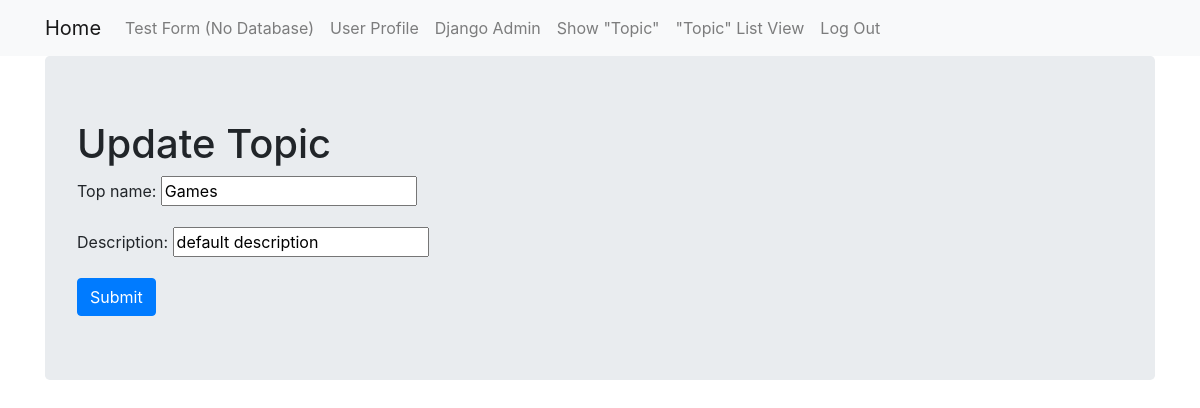
The page /forms_app/updatetopic/3/ (signed in) on the database as committed earlier.
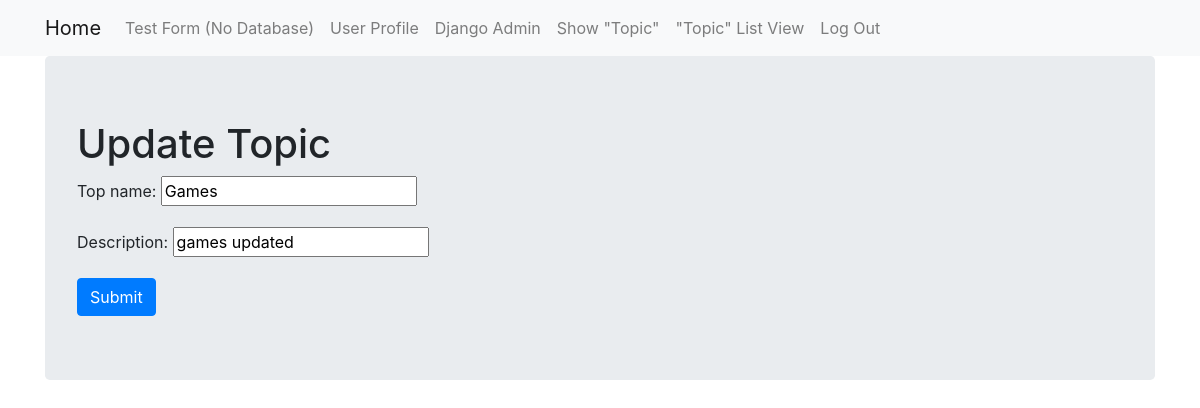
The same page on the database as committed later.
### forms_app/models.py (models this page shows, shortened)
class Topic(models.Model):
    top_name = models.CharField(max_length=264, unique=True)
    description = models.CharField(max_length=264, default='default description')

### forms_app/views.py (the view)
# urls.py: url(r'updatetopic/(?P<pk>\d+)/$', views.TopicUpdateView.as_view(), name='update'),
class TopicUpdateView(UpdateView):
    fields = ('top_name', 'description')
    model = Topic

### forms_app/templates/forms_app/topic_form.html (shortened to what this page needs)
{% extends "forms_app/base.html" %}
{% load staticfiles %}
{% block body_block%}
  <div class="jumbotron">
    <h1>
        {% if not form.instance.pk %}
        Create New Topic
        {% else %}
        Update Topic
        {% endif %}
    </h1>
    <form method="post">
      {{ form.as_p }}
      <input type="submit" class="btn btn-primary" value="Submit">
    </form>
  </div>
{% endblock %}

Rows that differ between the two databases and show on the page:
changed Topic "Games": description "default description" → "games updated"
